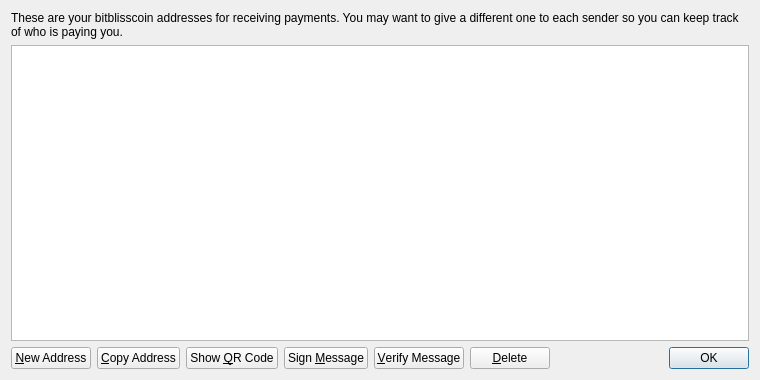
<?xml version="1.0" encoding="UTF-8"?>
<ui version="4.0">
 <class>AddressBookPage</class>
 <widget class="QWidget" name="AddressBookPage">
  <property name="geometry">
   <rect>
    <x>0</x>
    <y>0</y>
    <width>760</width>
    <height>380</height>
   </rect>
  </property>
  <property name="windowTitle">
   <string>Address Book</string>
  </property>
  <layout class="QVBoxLayout" name="verticalLayout">
   <item>
    <widget class="QLabel" name="labelExplanation">
     <property name="text">
      <string>These are your bitblisscoin addresses for receiving payments. You may want to give a different one to each sender so you can keep track of who is paying you.</string>
     </property>
     <property name="textFormat">
      <enum>Qt::PlainText</enum>
     </property>
     <property name="wordWrap">
      <bool>true</bool>
     </property>
    </widget>
   </item>
   <item>
    <widget class="QTableView" name="tableView">
     <property name="contextMenuPolicy">
      <enum>Qt::CustomContextMenu</enum>
     </property>
     <property name="toolTip">
      <string>Double-click to edit address or label</string>
     </property>
     <property name="tabKeyNavigation">
      <bool>false</bool>
     </property>
     <property name="alternatingRowColors">
      <bool>true</bool>
     </property>
     <property name="selectionMode">
      <enum>QAbstractItemView::SingleSelection</enum>
     </property>
     <property name="selectionBehavior">
      <enum>QAbstractItemView::SelectRows</enum>
     </property>
     <property name="sortingEnabled">
      <bool>true</bool>
     </property>
     <attribute name="verticalHeaderVisible">
      <bool>false</bool>
     </attribute>
    </widget>
   </item>
   <item>
    <layout class="QHBoxLayout" name="horizontalLayout">
     <item>
      <widget class="QPushButton" name="newAddressButton">
       <property name="toolTip">
        <string>Create a new address</string>
       </property>
       <property name="text">
        <string>&amp;New Address</string>
       </property>
       <property name="icon">
        <iconset resource="../bitcoin.qrc">
         <normaloff>:/icons/add</normaloff>:/icons/add</iconset>
       </property>
      </widget>
     </item>
     <item>
      <widget class="QPushButton" name="copyToClipboard">
       <property name="toolTip">
        <string>Copy the currently selected address to the system clipboard</string>
       </property>
       <property name="text">
        <string>&amp;Copy Address</string>
       </property>
       <property name="icon">
        <iconset resource="../bitcoin.qrc">
         <normaloff>:/icons/editcopy</normaloff>:/icons/editcopy</iconset>
       </property>
      </widget>
     </item>
     <item>
      <widget class="QPushButton" name="showQRCode">
       <property name="text">
        <string>Show &amp;QR Code</string>
       </property>
       <property name="icon">
        <iconset resource="../bitcoin.qrc">
         <normaloff>:/icons/qrcode</normaloff>:/icons/qrcode</iconset>
       </property>
      </widget>
     </item>
     <item>
      <widget class="QPushButton" name="signMessage">
       <property name="toolTip">
        <string>Sign a message to prove you own a bitblisscoin address</string>
       </property>
       <property name="text">
        <string>Sign &amp;Message</string>
       </property>
       <property name="icon">
        <iconset resource="../bitcoin.qrc">
         <normaloff>:/icons/edit</normaloff>:/icons/edit</iconset>
       </property>
      </widget>
     </item>
     <item>
      <widget class="QPushButton" name="verifyMessage">
       <property name="toolTip">
        <string>Verify a message to ensure it was signed with a specified bitblisscoin address</string>
       </property>
       <property name="text">
        <string>&amp;Verify Message</string>
       </property>
       <property name="icon">
        <iconset resource="../bitcoin.qrc">
         <normaloff>:/icons/transaction_0</normaloff>:/icons/transaction_0</iconset>
       </property>
      </widget>
     </item>
     <item>
      <widget class="QPushButton" name="deleteButton">
       <property name="toolTip">
        <string>Delete the currently selected address from the list</string>
       </property>
       <property name="text">
        <string>&amp;Delete</string>
       </property>
       <property name="icon">
        <iconset resource="../bitcoin.qrc">
         <normaloff>:/icons/remove</normaloff>:/icons/remove</iconset>
       </property>
      </widget>
     </item>
     <item>
      <spacer name="horizontalSpacer">
       <property name="orientation">
        <enum>Qt::Horizontal</enum>
       </property>
       <property name="sizeHint" stdset="0">
        <size>
         <width>40</width>
         <height>20</height>
        </size>
       </property>
      </spacer>
     </item>
     <item>
      <widget class="QDialogButtonBox" name="buttonBox">
       <property name="sizePolicy">
        <sizepolicy hsizetype="Maximum" vsizetype="Fixed">
         <horstretch>0</horstretch>
         <verstretch>0</verstretch>
        </sizepolicy>
       </property>
       <property name="standardButtons">
        <set>QDialogButtonBox::Ok</set>
       </property>
      </widget>
     </item>
    </layout>
   </item>
  </layout>
 </widget>
 <resources>
  <include location="../bitcoin.qrc"/>
 </resources>
 <connections/>
</ui>
